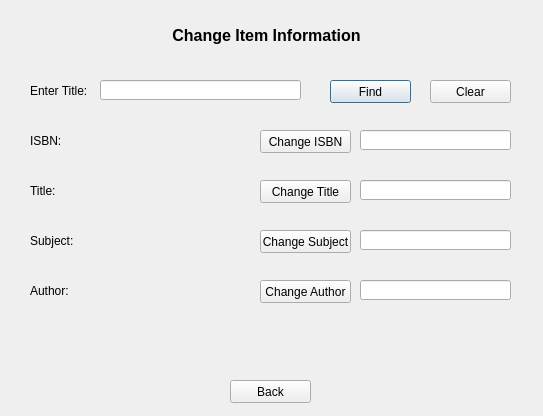
<?xml version="1.0" encoding="UTF-8"?>
<ui version="4.0">
 <class>ChangeItemInfo</class>
 <widget class="QDialog" name="ChangeItemInfo">
  <property name="geometry">
   <rect>
    <x>0</x>
    <y>0</y>
    <width>543</width>
    <height>416</height>
   </rect>
  </property>
  <property name="windowTitle">
   <string>Dialog</string>
  </property>
  <widget class="QLabel" name="label">
   <property name="geometry">
    <rect>
     <x>26</x>
     <y>20</y>
     <width>481</width>
     <height>31</height>
    </rect>
   </property>
   <property name="font">
    <font>
     <pointsize>12</pointsize>
     <weight>75</weight>
     <bold>true</bold>
    </font>
   </property>
   <property name="text">
    <string>Change Item Information</string>
   </property>
   <property name="alignment">
    <set>Qt::AlignCenter</set>
   </property>
  </widget>
  <widget class="QLabel" name="label_2">
   <property name="geometry">
    <rect>
     <x>30</x>
     <y>80</y>
     <width>91</width>
     <height>21</height>
    </rect>
   </property>
   <property name="text">
    <string>Enter Title:</string>
   </property>
  </widget>
  <widget class="QLineEdit" name="title">
   <property name="geometry">
    <rect>
     <x>100</x>
     <y>80</y>
     <width>201</width>
     <height>20</height>
    </rect>
   </property>
  </widget>
  <widget class="QPushButton" name="find">
   <property name="geometry">
    <rect>
     <x>330</x>
     <y>80</y>
     <width>81</width>
     <height>23</height>
    </rect>
   </property>
   <property name="text">
    <string>Find</string>
   </property>
  </widget>
  <widget class="QLabel" name="label_3">
   <property name="geometry">
    <rect>
     <x>30</x>
     <y>130</y>
     <width>61</width>
     <height>21</height>
    </rect>
   </property>
   <property name="text">
    <string>ISBN:</string>
   </property>
  </widget>
  <widget class="QLabel" name="label_4">
   <property name="geometry">
    <rect>
     <x>30</x>
     <y>230</y>
     <width>61</width>
     <height>21</height>
    </rect>
   </property>
   <property name="text">
    <string>Subject:</string>
   </property>
  </widget>
  <widget class="QLabel" name="label_5">
   <property name="geometry">
    <rect>
     <x>30</x>
     <y>280</y>
     <width>61</width>
     <height>21</height>
    </rect>
   </property>
   <property name="text">
    <string>Author:</string>
   </property>
  </widget>
  <widget class="QLabel" name="label_6">
   <property name="geometry">
    <rect>
     <x>30</x>
     <y>180</y>
     <width>61</width>
     <height>21</height>
    </rect>
   </property>
   <property name="text">
    <string>Title:</string>
   </property>
  </widget>
  <widget class="QLabel" name="isbnLabel">
   <property name="geometry">
    <rect>
     <x>100</x>
     <y>130</y>
     <width>151</width>
     <height>21</height>
    </rect>
   </property>
   <property name="text">
    <string/>
   </property>
  </widget>
  <widget class="QLabel" name="titleLabel">
   <property name="geometry">
    <rect>
     <x>100</x>
     <y>180</y>
     <width>151</width>
     <height>21</height>
    </rect>
   </property>
   <property name="text">
    <string/>
   </property>
  </widget>
  <widget class="QLabel" name="subjectLabel">
   <property name="geometry">
    <rect>
     <x>100</x>
     <y>230</y>
     <width>151</width>
     <height>21</height>
    </rect>
   </property>
   <property name="text">
    <string/>
   </property>
  </widget>
  <widget class="QLabel" name="authorLabel">
   <property name="geometry">
    <rect>
     <x>100</x>
     <y>280</y>
     <width>151</width>
     <height>21</height>
    </rect>
   </property>
   <property name="text">
    <string/>
   </property>
  </widget>
  <widget class="QPushButton" name="cisbn">
   <property name="geometry">
    <rect>
     <x>260</x>
     <y>130</y>
     <width>91</width>
     <height>23</height>
    </rect>
   </property>
   <property name="text">
    <string>Change ISBN</string>
   </property>
  </widget>
  <widget class="QPushButton" name="ctitle">
   <property name="geometry">
    <rect>
     <x>260</x>
     <y>180</y>
     <width>91</width>
     <height>23</height>
    </rect>
   </property>
   <property name="text">
    <string>Change Title</string>
   </property>
  </widget>
  <widget class="QPushButton" name="csubject">
   <property name="geometry">
    <rect>
     <x>260</x>
     <y>230</y>
     <width>91</width>
     <height>23</height>
    </rect>
   </property>
   <property name="text">
    <string>Change Subject</string>
   </property>
  </widget>
  <widget class="QPushButton" name="cauthor">
   <property name="geometry">
    <rect>
     <x>260</x>
     <y>280</y>
     <width>91</width>
     <height>23</height>
    </rect>
   </property>
   <property name="text">
    <string>Change Author</string>
   </property>
  </widget>
  <widget class="QLineEdit" name="lineEdit">
   <property name="geometry">
    <rect>
     <x>360</x>
     <y>130</y>
     <width>151</width>
     <height>20</height>
    </rect>
   </property>
  </widget>
  <widget class="QLineEdit" name="lineEdit_2">
   <property name="geometry">
    <rect>
     <x>360</x>
     <y>180</y>
     <width>151</width>
     <height>20</height>
    </rect>
   </property>
  </widget>
  <widget class="QLineEdit" name="lineEdit_3">
   <property name="geometry">
    <rect>
     <x>360</x>
     <y>230</y>
     <width>151</width>
     <height>20</height>
    </rect>
   </property>
  </widget>
  <widget class="QLineEdit" name="lineEdit_4">
   <property name="geometry">
    <rect>
     <x>360</x>
     <y>280</y>
     <width>151</width>
     <height>20</height>
    </rect>
   </property>
  </widget>
  <widget class="QPushButton" name="clear">
   <property name="geometry">
    <rect>
     <x>430</x>
     <y>80</y>
     <width>81</width>
     <height>23</height>
    </rect>
   </property>
   <property name="text">
    <string>Clear</string>
   </property>
  </widget>
  <widget class="QLabel" name="text">
   <property name="geometry">
    <rect>
     <x>30</x>
     <y>330</y>
     <width>481</width>
     <height>21</height>
    </rect>
   </property>
   <property name="text">
    <string/>
   </property>
   <property name="alignment">
    <set>Qt::AlignCenter</set>
   </property>
  </widget>
  <widget class="QPushButton" name="back">
   <property name="geometry">
    <rect>
     <x>230</x>
     <y>380</y>
     <width>81</width>
     <height>23</height>
    </rect>
   </property>
   <property name="text">
    <string>Back</string>
   </property>
  </widget>
 </widget>
 <resources/>
 <connections/>
</ui>
